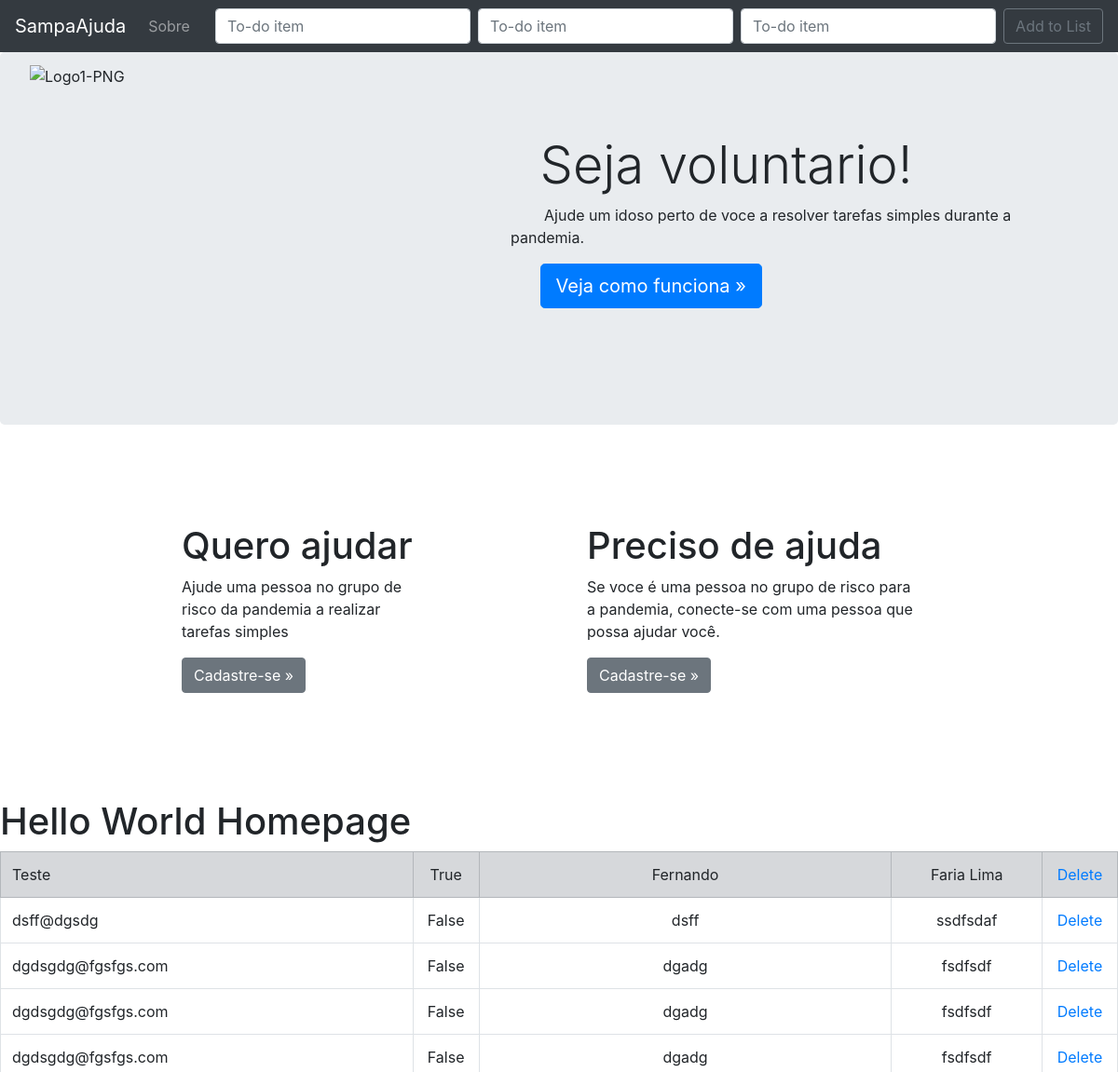
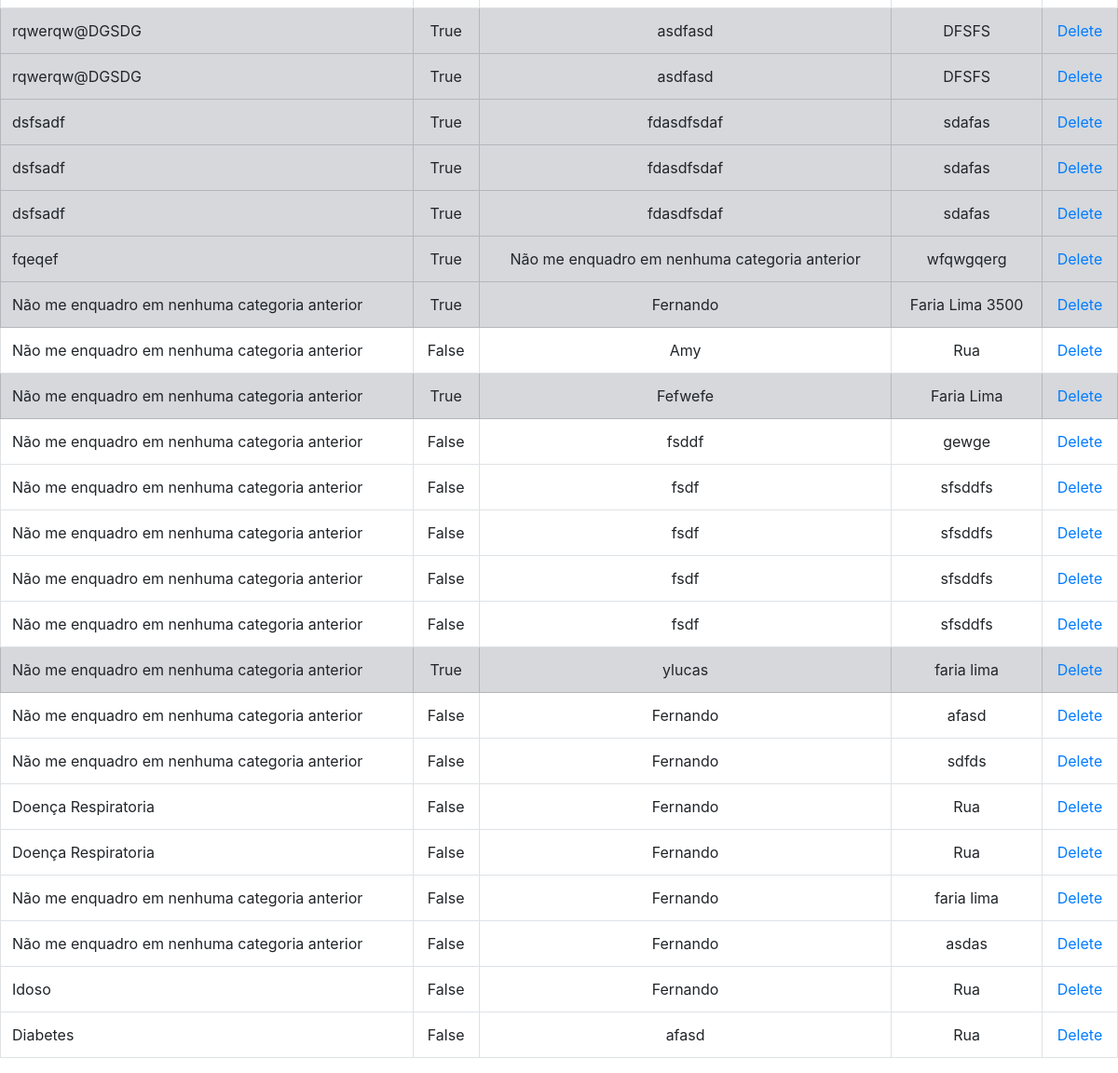
The page / on the database its author committed (2 pictures, top to bottom).
### meuApp/models.py (models this page shows, shortened)
class List(models.Model):
	item = models.CharField(max_length = 200, default='')
	nome = models.CharField(max_length = 200, default='')
	sobrenome = models.CharField(max_length = 200, default='')
	nro_whatsapp = models.CharField(max_length = 200, default='')
	email = models.CharField(max_length = 200, default='NA', blank=True, null=True)
	tipo_logradouro = models.CharField(max_length = 200, default='')
	endereco = models.CharField(max_length = 200, default='')
	complemento = models.CharField(max_length = 200, default='NA', blank=True, null=True)
	bairro = models.CharField(max_length = 200, default='')
	estado = models.CharField(max_length = 200, default='')
	cidade = models.CharField(max_length = 200, default='')
	CEP = models.CharField(max_length = 200, default='')
	compras_supermercados = models.BooleanField(default= False)
	compras_farmacia = models.BooleanField(default= False)
	passeio_pet = models.BooleanField(default= False)
	outras_ajudas = models.BooleanField(default= False)
	completed = models.BooleanField(default= False)

### meuApp/views.py (the view)
# urls.py: 2. Add a URL to urlpatterns:  path('', views.home, name='home')
def home(request):
	if request.method == 'POST':
			form = ListForm(request.POST or None)
			year = request.POST.get('endereco', None)
			if form.is_valid():
				form.save()
				all_items = List.objects.all
				messages.success(request, year)
				return render(request, 'home.html', {'all_items': all_items})
	else:
	 		all_items = List.objects.all
	 		return render(request, 'home.html', {'all_items': all_items})

### meuApp/templates/home.html (shortened to what this page needs)
{% extends 'base.html' %}
{% block content %}
<div class="container">
        <div class="row">
          <div class="col-md-3" style="margin: 50px 150px">
            <h1>Quero ajudar</h1>
            <p>Ajude uma pessoa no grupo de risco da pandemia a realizar tarefas simples  </p>
            <p><a class="btn btn-secondary" href="{% url 'cadastro' %}" role="button">Cadastre-se »</a></p>
          </div>
          <div class="col-md-4"  style="margin: 50px 0px">
            <h1>Preciso de ajuda</h1>
            <p>Se voce é uma pessoa no grupo de risco para a pandemia, conecte-se com uma pessoa que possa ajudar você. </p>
            <p><a class="btn btn-secondary" href="{% url 'cadastro_gr' %}" role="button">Cadastre-se »</a></p>
          </div>
 		</div>
</div>
<h1> Hello World Homepage </h1>
{% if all_items %}
<table class="table	table-bordered">
		{% for things in all_items %}
			{% if things.completed %}
				<tr class="	table-secondary">
					<td> {{ things.item }} </td>
					<td><center> {{  things.completed }} </center> </td>
					<td><center> {{  things.nome }} </center> </td>
					<td><center> {{  things.endereco }} </center> </td>
					<td> <center><a href="{% url 'delete' things.id %}">Delete</a></center></td>
				</tr>
			{% else %}
				<tr>
					<td> {{ things.item }} </td>
					<td><center> {{  things.completed }} </center> </td>
					<td><center> {{  things.nome }} </center> </td>
					<td><center> {{  things.endereco }} </center> </td>
					<td> <center><a href="{% url 'delete' things.id %}">Delete</a></center></td>
				</tr>
			{% endif %}
		{% endfor %}
</table>
{% endif %}
{% endblock %}

### rows shown on the page
List: item "Teste", completed "True", nome "Fernando", endereco "Faria Lima"
List: item "dsff@dgsdg", completed "False", nome "dsff", endereco "ssdfsdaf"
List: item "dgdsgdg@fgsfgs.com", completed "False", nome "dgadg", endereco "fsdfsdf"
List: item "dgdsgdg@fgsfgs.com", completed "False", nome "dgadg", endereco "fsdfsdf"
List: item "dgdsgdg@fgsfgs.com", completed "False", nome "dgadg", endereco "fsdfsdf"
List: item "rqwerqw@DGSDG", completed "True", nome "asdfasd", endereco "DFSFS"
List: item "rqwerqw@DGSDG", completed "True", nome "asdfasd", endereco "DFSFS"
List: item "dsfsadf", completed "True", nome "fdasdfsdaf", endereco "sdafas"
List: item "dsfsadf", completed "True", nome "fdasdfsdaf", endereco "sdafas"
List: item "dsfsadf", completed "True", nome "fdasdfsdaf", endereco "sdafas"
List: item "fqeqef", completed "True", nome "Não me enquadro em nenhuma categoria anterior", endereco "wfqwgqerg"
List: item "Não me enquadro em nenhuma categoria anterior", completed "True", nome "Fernando", endereco "Faria Lima 3500"
List: item "Não me enquadro em nenhuma categoria anterior", completed "False", nome "Amy", endereco "Rua"
List: item "Não me enquadro em nenhuma categoria anterior", completed "True", nome "Fefwefe", endereco "Faria Lima"
List: item "Não me enquadro em nenhuma categoria anterior", completed "False", nome "fsddf", endereco "gewge"
List: item "Não me enquadro em nenhuma categoria anterior", completed "False", nome "fsdf", endereco "sfsddfs"
List: item "Não me enquadro em nenhuma categoria anterior", completed "False", nome "fsdf", endereco "sfsddfs"
List: item "Não me enquadro em nenhuma categoria anterior", completed "False", nome "fsdf", endereco "sfsddfs"
List: item "Não me enquadro em nenhuma categoria anterior", completed "False", nome "fsdf", endereco "sfsddfs"
List: item "Não me enquadro em nenhuma categoria anterior", completed "True", nome "ylucas", endereco "faria lima"
List: item "Não me enquadro em nenhuma categoria anterior", completed "False", nome "Fernando", endereco "afasd"
List: item "Não me enquadro em nenhuma categoria anterior", completed "False", nome "Fernando", endereco "sdfds"
List: item "Doença Respiratoria", completed "False", nome "Fernando", endereco "Rua"
List: item "Doença Respiratoria", completed "False", nome "Fernando", endereco "Rua"
List: item "Não me enquadro em nenhuma categoria anterior", completed "False", nome "Fernando", endereco "faria lima"
List: item "Não me enquadro em nenhuma categoria anterior", completed "False", nome "Fernando", endereco "asdas"
List: item "Idoso", completed "False", nome "Fernando", endereco "Rua"
List: item "Diabetes", completed "False", nome "afasd", endereco "Rua"
